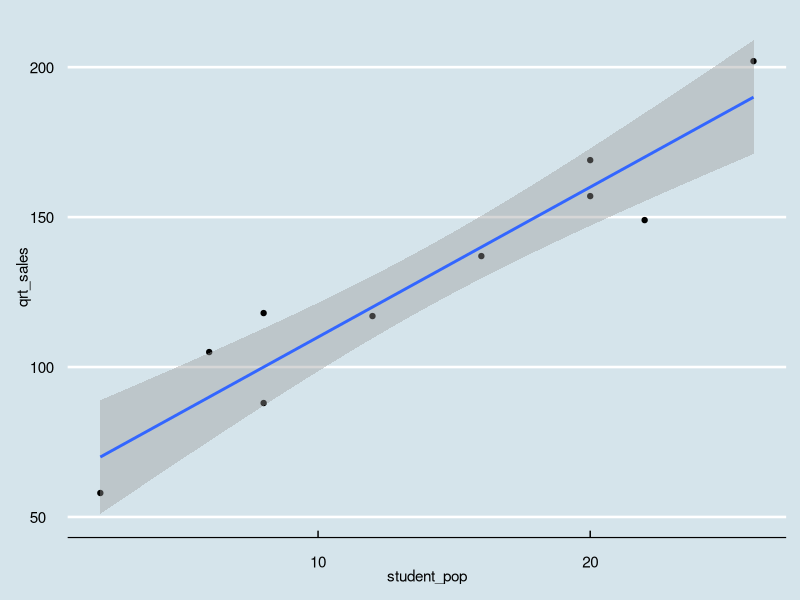
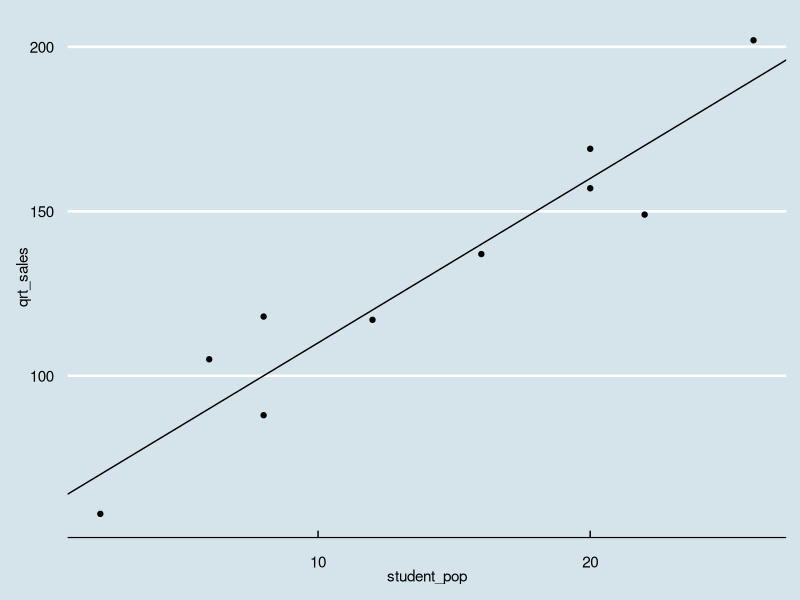

R code for these plots, in order:
library(tidyverse)
library(ggthemes)
armands_pizza <- tibble(
                    restaurant = seq(1:10),
                    student_pop = c(2,6,8,8,12,16,20,20,22,26),
                    qrt_sales = c(58,105,88,118,117,137,157,169,149,202)
)

armands_pizza %>% ggplot(aes(student_pop,qrt_sales)) + theme_economist()+geom_point()+geom_smooth(method = "lm")

x_bar <-mean(armands_pizza$student_pop)
y_bar <- mean(armands_pizza$qrt_sales)
b1 <- sum((armands_pizza$student_pop-x_bar)*(armands_pizza$qrt_sales-y_bar)) /
  sum((armands_pizza$student_pop-x_bar)^2)
b0 <- y_bar - b1*x_bar

armands_pizza %>% ggplot(aes(student_pop,qrt_sales)) + theme_economist()+geom_point()+
  geom_abline(intercept = b0,slope = b1)

armands_pizza <- armands_pizza %>% mutate(y_hat = b0+b1*student_pop)
sse <-  sum((armands_pizza$qrt_sales - armands_pizza$y_hat)^2)
sst <- sum((armands_pizza$qrt_sales - y_bar)^2)
ssr <- sum((armands_pizza$y_hat - y_bar)^2)
r_two <- ssr/sst
correl <- sqrt(r_two)

fit <- lm(qrt_sales ~student_pop,data = armands_pizza)
fit
